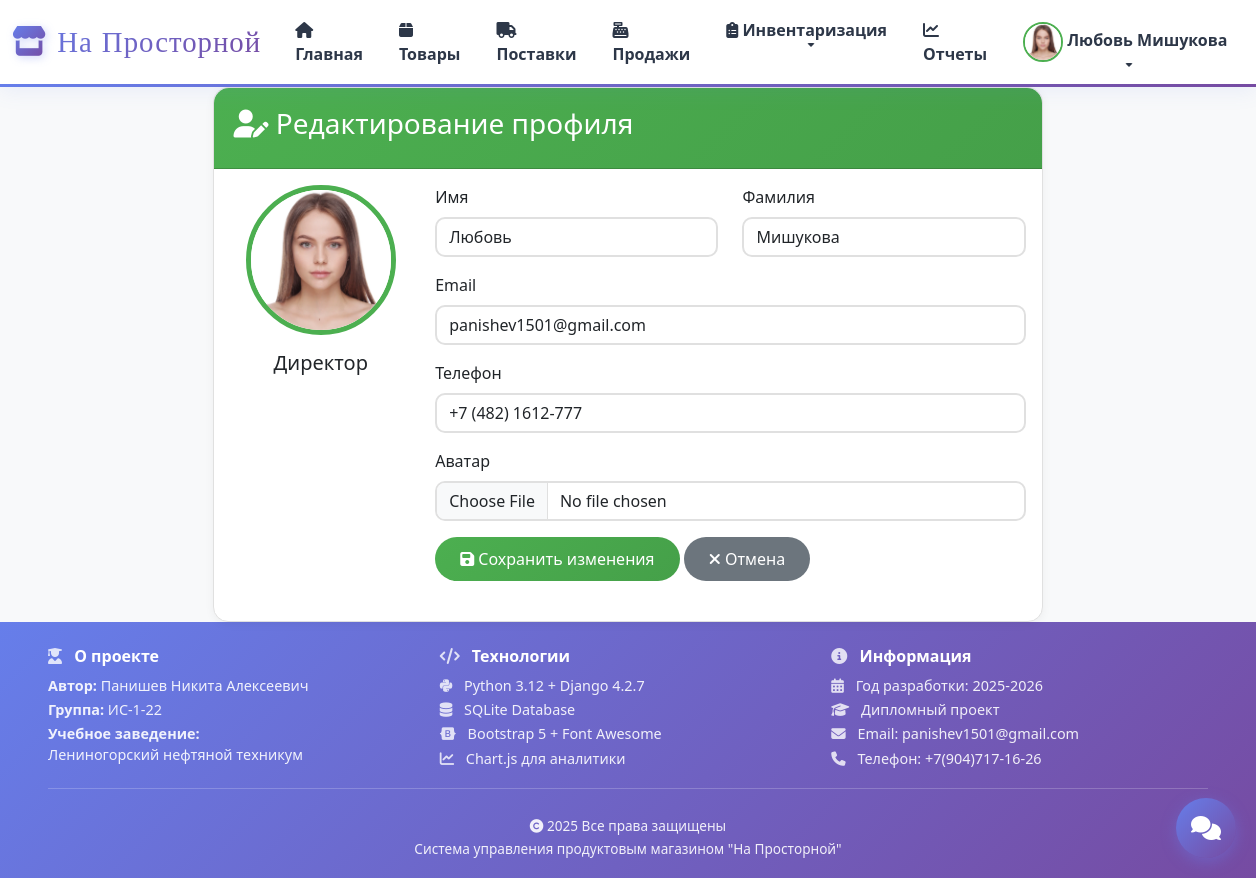
The app's page /accounts/profile/ (signed in) with its own data.
### accounts/models.py (models this page shows, shortened)
class CustomUser(AbstractUser):
    ROLE_CHOICES = (
        ('director', 'Директор'),
        ('manager', 'Заведующий'),
        ('cashier', 'Кассир'),
    )
    role = models.CharField(max_length=20, choices=ROLE_CHOICES, default='cashier', verbose_name='Роль')
    avatar = models.ImageField(upload_to='avatars/', blank=True, null=True, verbose_name='Аватар')
    phone = models.CharField(max_length=20, blank=True, verbose_name='Телефон')
    class Meta:
        verbose_name = 'Пользователь'
        verbose_name_plural = 'Пользователи'
    def can_manage_products(self):
        return self.role in ['director', 'manager']
    def can_manage_sales(self):
        return self.role in ['director', 'manager', 'cashier']
    def can_view_reports(self):
        return self.role in ['director']

### accounts/views.py (the view)
# urls.py: path('profile/', views.profile_view, name='profile'),
@login_required
def profile_view(request):
    if request.method == 'POST':
        form = UserProfileForm(request.POST, request.FILES, instance=request.user)
        if form.is_valid():
            form.save()
            messages.success(request, 'Профиль успешно обновлен!')
            return redirect('accounts:profile')
    else:
        form = UserProfileForm(instance=request.user)
    return render(request, 'accounts/profile.html', {'form': form})

### accounts/forms.py
class UserProfileForm(forms.ModelForm):
    class Meta:
        model = CustomUser
        fields = ('first_name', 'last_name', 'email', 'phone', 'avatar')
        widgets = {
            'first_name': forms.TextInput(attrs={'class': 'form-control'}),
            'last_name': forms.TextInput(attrs={'class': 'form-control'}),
            'email': forms.EmailInput(attrs={'class': 'form-control'}),
            'phone': forms.TextInput(attrs={'class': 'form-control'}),
            'avatar': forms.FileInput(attrs={'class': 'form-control'}),
        }

### templates/accounts/profile.html (shortened to what this page needs)
{% extends 'base.html' %}
{% block content %}
<div class="row">
    <div class="col-md-8 mx-auto">
        <div class="card animate__animated animate__fadeInUp">
            <div class="card-header">
                <h3><i class="fas fa-user-edit"></i> Редактирование профиля</h3>
            </div>
            <div class="card-body">
                <div class="row mb-4">
                    <div class="col-md-3 text-center">
                        {% if user.avatar %}
                        <img src="{{ user.avatar.url }}" alt="Avatar" class="img-fluid rounded-circle" style="width: 150px; height: 150px; object-fit: cover; border: 5px solid var(--primary-color);">
                        {% else %}
                        <div style="width: 150px; height: 150px; background: var(--primary-color); border-radius: 50%; display: flex; align-items: center; justify-content: center; margin: 0 auto;">
                            <i class="fas fa-user" style="font-size: 4rem; color: white;"></i>
                        </div>
                        {% endif %}
                        <h5 class="mt-3">{{ user.get_role_display }}</h5>
                    </div>
                    <div class="col-md-9">
                        <form method="post" enctype="multipart/form-data">
                            <div class="row">
                                <div class="col-md-6 mb-3">
                                    <label class="form-label">Имя</label>
                                    {{ form.first_name }}
                                </div>
                                <div class="col-md-6 mb-3">
                                    <label class="form-label">Фамилия</label>
                                    {{ form.last_name }}
                                </div>
                            </div>
                            <div class="mb-3">
                                <label class="form-label">Email</label>
                                {{ form.email }}
                            </div>
                            <div class="mb-3">
                                <label class="form-label">Телефон</label>
                                {{ form.phone }}
                            </div>
                            <div class="mb-3">
                                <label class="form-label">Аватар</label>
                                {{ form.avatar }}
                            </div>
                            <button type="submit" class="btn btn-primary">
                                <i class="fas fa-save"></i> Сохранить изменения
                            </button>
                            <a href="{% url 'products:dashboard' %}" class="btn btn-secondary">
                                <i class="fas fa-times"></i> Отмена
                            </a>
                        </form>
                    </div>
                </div>
            </div>
        </div>
    </div>
</div>
{% endblock %}

### templates/base.html (shortened to what this page needs)
<!DOCTYPE html>
<html lang="ru">
<head>
    <link href="https://cdn.jsdelivr.net/npm/bootstrap@5.3.0/dist/css/bootstrap.min.css" rel="stylesheet">
    <link rel="stylesheet" href="https://cdnjs.cloudflare.com/ajax/libs/font-awesome/6.4.0/css/all.min.css">
    <link rel="stylesheet" href="https://cdnjs.cloudflare.com/ajax/libs/animate.css/4.1.1/animate.min.css">
</head>
<body>
    {% if user.is_authenticated %}
    <nav class="navbar navbar-expand-lg navbar-light sticky-top">
        <div class="container-fluid">
            <a class="navbar-brand" href="{% url 'products:dashboard' %}">
                <i class="fas fa-store"></i>На Просторной
            </a>
            <div class="collapse navbar-collapse" id="navbarNav">
                <ul class="navbar-nav me-auto">
                    <li class="nav-item">
                        <a class="nav-link" href="{% url 'products:dashboard' %}">
                            <i class="fas fa-home"></i> Главная
                        </a>
                    </li>
                    <li class="nav-item">
                        <a class="nav-link" href="{% url 'products:product_list' %}">
                            <i class="fas fa-box"></i> Товары
                        </a>
                    </li>
                    {% if user.can_manage_products %}
                    <li class="nav-item">
                        <a class="nav-link" href="{% url 'products:supply_list' %}">
                            <i class="fas fa-truck"></i> Поставки
                        </a>
                    </li>
                    {% endif %}
                    {% if user.can_manage_sales %}
                    <li class="nav-item">
                        <a class="nav-link" href="{% url 'sales:sale_list' %}">
                            <i class="fas fa-cash-register"></i> Продажи
                        </a>
                    </li>
                    {% endif %}
                    {% if user.can_manage_products %}
                    <li class="nav-item dropdown">
                        <a class="nav-link dropdown-toggle" href="#" id="inventoryDropdown" role="button" data-bs-toggle="dropdown">
                            <i class="fas fa-clipboard-list"></i> Инвентаризация
                        </a>
                    </li>
                    {% endif %}
                    {% if user.can_view_reports %}
                    <li class="nav-item">
                        <a class="nav-link" href="{% url 'reports:dashboard' %}">
                            <i class="fas fa-chart-line"></i> Отчеты
                        </a>
                    </li>
                    {% endif %}
                </ul>
                <ul class="navbar-nav">
                    <li class="nav-item dropdown">
                        <a class="nav-link dropdown-toggle" href="#" id="userDropdown" role="button" data-bs-toggle="dropdown">
                            {% if user.avatar %}
                            <img src="{{ user.avatar.url }}" alt="Avatar" class="user-avatar">
                            {% else %}
                            <i class="fas fa-user-circle"></i>
                            {% endif %}
                            {{ user.first_name }} {{ user.last_name }}
                        </a>
                    </li>
                </ul>
            </div>
        </div>
    </nav>
    {% endif %}
    {% block content %}{% endblock %}
    <footer class="site-footer">
        <div class="footer-content">
            <div class="footer-info">
                <div class="footer-section">
                    <h5><i class="fas fa-user-graduate"></i> О проекте</h5>
                    <p><strong>Автор:</strong> Панишев Никита Алексеевич</p>
                    <p><strong>Группа:</strong> ИС-1-22</p>
                    <p><strong>Учебное заведение:</strong><br>Лениногорский нефтяной техникум</p>
                </div>
                <div class="footer-section">
                    <h5><i class="fas fa-code"></i> Технологии</h5>
                    <p><i class="fab fa-python"></i> Python 3.12 + Django 4.2.7</p>
                    <p><i class="fas fa-database"></i> SQLite Database</p>
                    <p><i class="fab fa-bootstrap"></i> Bootstrap 5 + Font Awesome</p>
                    <p><i class="fas fa-chart-line"></i> Chart.js для аналитики</p>
                </div>
                <div class="footer-section">
                    <h5><i class="fas fa-info-circle"></i> Информация</h5>
                    <p><i class="fas fa-calendar-alt"></i> Год разработки: 2025-2026</p>
                    <p><i class="fas fa-graduation-cap"></i> Дипломный проект</p>
                    <p><i class="fas fa-envelope"></i> Email: panishev1501@gmail.com </p>
                    <p><i class="fas fa-phone"></i> Телефон: +7(904)717-16-26</p>
                </div>
            </div>
            <div class="footer-divider"></div>
            <div class="footer-bottom">
                <p><i class="fas fa-copyright"></i> {{ current_year|default:"2025" }} Все права защищены</p>
                <p>Система управления продуктовым магазином "На Просторной"</p>
            </div>
        </div>
    </footer>
    <button id="chat-widget-btn" class="chat-fab" title="Открыть чат сотрудников">
        <i class="fas fa-comments"></i>
    </button>
</body>
</html>

### templates/base.html (style rules this page uses)
:root { --primary-color: #4CAF50; --secondary-color: #FFC107; --danger-color: #f44336; --success-color: #4CAF50; --info-color: #2196F3; --dark-color: #212529; --light-color: #f8f9fa; }
body { font-family: 'Segoe UI', Tahoma, Geneva, Verdana, sans-serif; background: #f8f9fa; min-height: 100vh; padding-bottom: 0; margin-bottom: 0; }
.navbar { background: white !important; box-shadow: 0 4px 20px rgba(102, 126, 234, 0.1); border-bottom: 3px solid transparent; border-image: linear-gradient(90deg, #667eea 0%, #764ba2 100%); border-image-slice: 1; }
.navbar-brand { font-family: 'Righteous', cursive; font-weight: 400; background: linear-gradient(135deg, #667eea 0%, #764ba2 100%); -webkit-background-clip: text; -webkit-text-fill-color: transparent; background-clip: text; font-size: 1.8rem; letter-spacing: 1px; transition: all 0.3s ease; position: relative; }
.navbar-brand i { background: linear-gradient(135deg, #667eea 0%, #764ba2 100%); -webkit-background-clip: text; -webkit-text-fill-color: transparent; background-clip: text; margin-right: 10px; font-size: 1.9rem; filter: drop-shadow(2px 2px 4px rgba(102, 126, 234, 0.3)); }
.nav-link { color: #2d3748 !important; font-weight: 600; transition: all 0.3s ease; position: relative; padding: 10px 18px !important; border-radius: 10px; }
.nav-link::after { content: ''; position: absolute; bottom: 5px; left: 50%; transform: translateX(-50%); width: 0; height: 3px; background: linear-gradient(90deg, #667eea 0%, #764ba2 100%); transition: width 0.3s ease; border-radius: 2px; }
.card { border: 1px solid #e0e0e0; border-radius: 15px; box-shadow: 0 2px 10px rgba(0, 0, 0, 0.05); transition: all 0.3s ease; background: #ffffff; }
.card-header { background: linear-gradient(135deg, var(--primary-color) 0%, #45a049 100%); color: white; border-radius: 15px 15px 0 0 !important; padding: 1.2rem; font-weight: 600; }
.btn { border-radius: 25px; padding: 10px 25px; font-weight: 500; transition: all 0.3s ease; border: none; }
.btn-primary { background: linear-gradient(135deg, var(--primary-color) 0%, #45a049 100%); }
.user-avatar { width: 40px; height: 40px; border-radius: 50%; object-fit: cover; border: 2px solid var(--primary-color); }
.form-control, .form-select { border-radius: 10px; border: 2px solid #e0e0e0; transition: all 0.3s ease; }
.site-footer { background: linear-gradient(135deg, #667eea 0%, #764ba2 100%); color: white; padding: 25px 0 15px; margin-top: 0; }
.footer-content { max-width: 1200px; margin: 0 auto; padding: 0 20px; }
.footer-info { display: grid; grid-template-columns: repeat(auto-fit, minmax(250px, 1fr)); gap: 15px; margin-bottom: 15px; }
.footer-section h5 { font-weight: 700; margin-bottom: 10px; font-size: 1rem; color: #fff; }
.footer-section p { margin: 4px 0; line-height: 1.4; font-size: 0.9rem; color: rgba(255, 255, 255, 0.9); }
.footer-section i { margin-right: 8px; color: rgba(255, 255, 255, 0.8); }
.footer-divider { height: 1px; background: rgba(255, 255, 255, 0.2); margin: 12px 0; }
.footer-bottom { text-align: center; padding-top: 12px; }
.footer-bottom p { margin: 3px 0; color: rgba(255, 255, 255, 0.9); font-size: 0.85rem; }
.chat-fab { position: fixed; bottom: 20px; right: 20px; width: 60px; height: 60px; border-radius: 50%; background: linear-gradient(135deg, #667eea 0%, #764ba2 100%); color: white; border: none; box-shadow: 0 4px 15px rgba(102, 126, 234, 0.4); cursor: pointer; z-index: 999; font-size: 24px; display: flex; align-items: center; justify-content: center; transition: transform 0.3s, box-shadow 0.3s; }

### records on screen
CustomUser: avatar (picture), first_name "Любовь", last_name "Мишукова", role "Директор", email "panishev1501@gmail.com", phone "+7 (482) 1612-777"

### other values on screen
{{ current_year|default:"2025" }} "2025"
